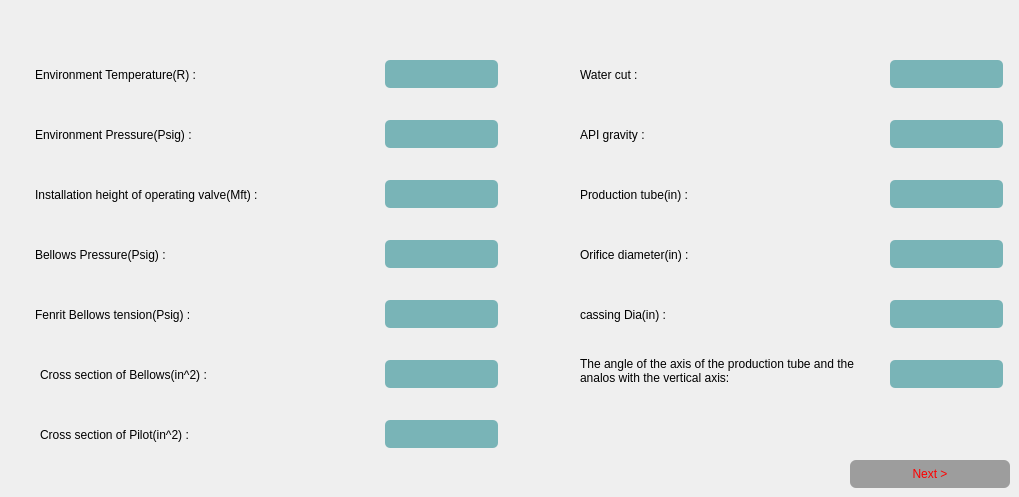
      <widget class="QWidget" name="tab_6">
       <attribute name="title">
        <string>GLS Properties </string>
       </attribute>
       <widget class="QLabel" name="label_3">
        <property name="geometry">
         <rect>
          <x>35</x>
          <y>60</y>
          <width>231</width>
          <height>30</height>
         </rect>
        </property>
        <property name="text">
         <string>Environment Temperature(R) :</string>
        </property>
       </widget>
       <widget class="QLineEdit" name="lineEdit_2">
        <property name="geometry">
         <rect>
          <x>385</x>
          <y>60</y>
          <width>113</width>
          <height>28</height>
         </rect>
        </property>
        <property name="styleSheet">
         <string notr="true">font: 75 8pt &quot;Calibri (Body)&quot;;
background-color: rgb(121, 180, 183);
color: rgb(34, 40, 49);
border-radius:5px;



</string>
        </property>
       </widget>
       <widget class="QLineEdit" name="lineEdit_3">
        <property name="geometry">
         <rect>
          <x>385</x>
          <y>120</y>
          <width>113</width>
          <height>28</height>
         </rect>
        </property>
        <property name="styleSheet">
         <string notr="true">font: 75 8pt &quot;Calibri (Body)&quot;;
background-color: rgb(121, 180, 183);
color: rgb(34, 40, 49);
border-radius:5px;



</string>
        </property>
       </widget>
       <widget class="QLabel" name="label_4">
        <property name="geometry">
         <rect>
          <x>35</x>
          <y>120</y>
          <width>231</width>
          <height>30</height>
         </rect>
        </property>
        <property name="text">
         <string>Environment Pressure(Psig) :</string>
        </property>
       </widget>
       <widget class="QLineEdit" name="lineEdit_4">
        <property name="geometry">
         <rect>
          <x>385</x>
          <y>180</y>
          <width>113</width>
          <height>28</height>
         </rect>
        </property>
        <property name="styleSheet">
         <string notr="true">font: 75 8pt &quot;Calibri (Body)&quot;;
background-color: rgb(121, 180, 183);
color: rgb(34, 40, 49);
border-radius:5px;



</string>
        </property>
       </widget>
       <widget class="QLabel" name="label_5">
        <property name="geometry">
         <rect>
          <x>35</x>
          <y>180</y>
          <width>321</width>
          <height>30</height>
         </rect>
        </property>
        <property name="text">
         <string>Installation height of operating valve(Mft) : </string>
        </property>
       </widget>
       <widget class="QLineEdit" name="lineEdit_5">
        <property name="geometry">
         <rect>
          <x>385</x>
          <y>240</y>
          <width>113</width>
          <height>28</height>
         </rect>
        </property>
        <property name="styleSheet">
         <string notr="true">font: 75 8pt &quot;Calibri (Body)&quot;;
background-color: rgb(121, 180, 183);
color: rgb(34, 40, 49);
border-radius:5px;



</string>
        </property>
       </widget>
       <widget class="QLabel" name="label_6">
        <property name="geometry">
         <rect>
          <x>35</x>
          <y>240</y>
          <width>231</width>
          <height>30</height>
         </rect>
        </property>
        <property name="text">
         <string>Bellows Pressure(Psig) :</string>
        </property>
       </widget>
       <widget class="QLineEdit" name="lineEdit_6">
        <property name="geometry">
         <rect>
          <x>385</x>
          <y>300</y>
          <width>113</width>
          <height>28</height>
         </rect>
        </property>
        <property name="styleSheet">
         <string notr="true">font: 75 8pt &quot;Calibri (Body)&quot;;
background-color: rgb(121, 180, 183);
color: rgb(34, 40, 49);
border-radius:5px;



</string>
        </property>
       </widget>
       <widget class="QLabel" name="label_7">
        <property name="geometry">
         <rect>
          <x>35</x>
          <y>300</y>
          <width>231</width>
          <height>30</height>
         </rect>
        </property>
        <property name="text">
         <string>Fenrit Bellows tension(Psig) :</string>
        </property>
       </widget>
       <widget class="QLineEdit" name="lineEdit_7">
        <property name="geometry">
         <rect>
          <x>385</x>
          <y>360</y>
          <width>113</width>
          <height>28</height>
         </rect>
        </property>
        <property name="styleSheet">
         <string notr="true">font: 75 8pt &quot;Calibri (Body)&quot;;
background-color: rgb(121, 180, 183);
color: rgb(34, 40, 49);
border-radius:5px;



</string>
        </property>
       </widget>
       <widget class="QLabel" name="label_8">
        <property name="geometry">
         <rect>
          <x>40</x>
          <y>360</y>
          <width>261</width>
          <height>30</height>
         </rect>
        </property>
        <property name="text">
         <string>Cross section of Bellows(in^2) :</string>
        </property>
       </widget>
       <widget class="QLineEdit" name="lineEdit_8">
        <property name="geometry">
         <rect>
          <x>385</x>
          <y>420</y>
          <width>113</width>
          <height>28</height>
         </rect>
        </property>
        <property name="styleSheet">
         <string notr="true">font: 75 8pt &quot;Calibri (Body)&quot;;
background-color: rgb(121, 180, 183);
color: rgb(34, 40, 49);
border-radius:5px;



</string>
        </property>
       </widget>
       <widget class="QLabel" name="label_9">
        <property name="geometry">
         <rect>
          <x>40</x>
          <y>420</y>
          <width>231</width>
          <height>30</height>
         </rect>
        </property>
        <property name="text">
         <string>Cross section of Pilot(in^2) :</string>
        </property>
       </widget>
       <widget class="QLineEdit" name="lineEdit_18">
        <property name="geometry">
         <rect>
          <x>890</x>
          <y>120</y>
          <width>113</width>
          <height>28</height>
         </rect>
        </property>
        <property name="styleSheet">
         <string notr="true">font: 75 8pt &quot;Calibri (Body)&quot;;
background-color: rgb(121, 180, 183);
color: rgb(34, 40, 49);
border-radius:5px;



</string>
        </property>
       </widget>
       <widget class="QLabel" name="label_19">
        <property name="geometry">
         <rect>
          <x>580</x>
          <y>120</y>
          <width>231</width>
          <height>30</height>
         </rect>
        </property>
        <property name="text">
         <string>API gravity :</string>
        </property>
       </widget>
       <widget class="QLineEdit" name="lineEdit_19">
        <property name="geometry">
         <rect>
          <x>890</x>
          <y>180</y>
          <width>113</width>
          <height>28</height>
         </rect>
        </property>
        <property name="styleSheet">
         <string notr="true">font: 75 8pt &quot;Calibri (Body)&quot;;
background-color: rgb(121, 180, 183);
color: rgb(34, 40, 49);
border-radius:5px;



</string>
        </property>
       </widget>
       <widget class="QLabel" name="label_20">
        <property name="geometry">
         <rect>
          <x>580</x>
          <y>180</y>
          <width>231</width>
          <height>30</height>
         </rect>
        </property>
        <property name="text">
         <string>Production tube(in) :</string>
        </property>
       </widget>
       <widget class="QLineEdit" name="lineEdit_20">
        <property name="geometry">
         <rect>
          <x>890</x>
          <y>240</y>
          <width>113</width>
          <height>28</height>
         </rect>
        </property>
        <property name="styleSheet">
         <string notr="true">font: 75 8pt &quot;Calibri (Body)&quot;;
background-color: rgb(121, 180, 183);
color: rgb(34, 40, 49);
border-radius:5px;



</string>
        </property>
       </widget>
       <widget class="QLabel" name="label_21">
        <property name="geometry">
         <rect>
          <x>580</x>
          <y>240</y>
          <width>180</width>
          <height>30</height>
         </rect>
        </property>
        <property name="text">
         <string>Orifice diameter(in) :</string>
        </property>
       </widget>
       <widget class="QLineEdit" name="lineEdit_21">
        <property name="geometry">
         <rect>
          <x>890</x>
          <y>360</y>
          <width>113</width>
          <height>28</height>
         </rect>
        </property>
        <property name="styleSheet">
         <string notr="true">font: 75 8pt &quot;Calibri (Body)&quot;;
background-color: rgb(121, 180, 183);
color: rgb(34, 40, 49);
border-radius:5px;



</string>
        </property>
       </widget>
       <widget class="QLabel" name="label_22">
        <property name="geometry">
         <rect>
          <x>580</x>
          <y>330</y>
          <width>281</width>
          <height>81</height>
         </rect>
        </property>
        <property name="text">
         <string>The angle of the axis of the production tube and the analos with the vertical axis:</string>
        </property>
        <property name="wordWrap">
         <bool>true</bool>
        </property>
       </widget>
       <widget class="QLineEdit" name="lineEdit_17">
        <property name="geometry">
         <rect>
          <x>890</x>
          <y>60</y>
          <width>113</width>
          <height>28</height>
         </rect>
        </property>
        <property name="styleSheet">
         <string notr="true">font: 75 8pt &quot;Calibri (Body)&quot;;
background-color: rgb(121, 180, 183);
color: rgb(34, 40, 49);
border-radius:5px;



</string>
        </property>
       </widget>
       <widget class="QLabel" name="label_18">
        <property name="geometry">
         <rect>
          <x>580</x>
          <y>60</y>
          <width>231</width>
          <height>30</height>
         </rect>
        </property>
        <property name="text">
         <string>Water cut :</string>
        </property>
       </widget>
       <widget class="QPushButton" name="gls_properties_next">
        <property name="geometry">
         <rect>
          <x>850</x>
          <y>460</y>
          <width>160</width>
          <height>28</height>
         </rect>
        </property>
        <property name="styleSheet">
         <string notr="true">QPushButton {
	background-color: rgb(157, 157, 157);
	color: #FF0000;
	border-radius:6px;
    border-style: solid;

}
</string>
        </property>
        <property name="text">
         <string>Next &gt;</string>
        </property>
       </widget>
       <widget class="QLineEdit" name="lineEdit_22">
        <property name="geometry">
         <rect>
          <x>890</x>
          <y>300</y>
          <width>113</width>
          <height>28</height>
         </rect>
        </property>
        <property name="styleSheet">
         <string notr="true">font: 75 8pt &quot;Calibri (Body)&quot;;
background-color: rgb(121, 180, 183);
color: rgb(34, 40, 49);
border-radius:5px;



</string>
        </property>
       </widget>
       <widget class="QLabel" name="label_23">
        <property name="geometry">
         <rect>
          <x>580</x>
          <y>300</y>
          <width>180</width>
          <height>30</height>
         </rect>
        </property>
        <property name="text">
         <string>cassing Dia(in) :</string>
        </property>
       </widget>
      </widget>
